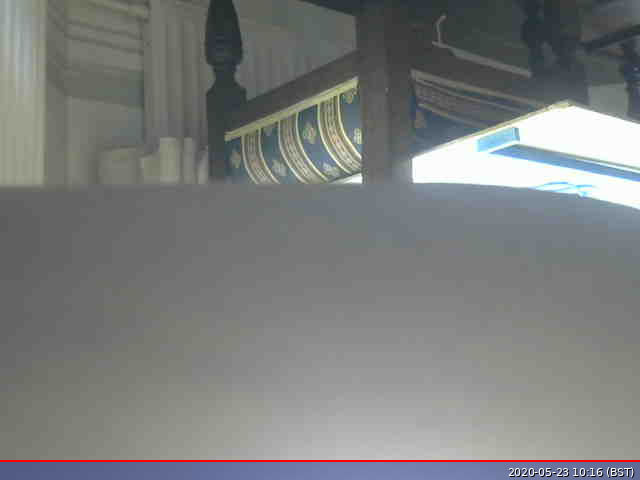
#> input picture PythonVision/image.jpg, 640 x 480 px, given in place of the camera
$ python phone_finder.py
#> lines starting #> are read from the running program, lines starting #| are printed output that depends on the picture; after the words box and inside, x2 and y2 are one past the last pixel; in counts of white or black regions, pixels touching at a corner belong together
### PythonVision/PhoneRecognition/get_video_frame_webcam.py
from threading import Thread
import cv2


class Camera:
    def __init__(self, camera):
        self.vid = cv2.VideoCapture(camera)
        success, self.frame = self.vid.read()
        if not success:
            raise Exception("No camera found!")
        self.stopped = False

    def start(self):
        Thread(target=self.get, args=()).start()
        return self

    def get(self):
        while not self.stopped:
            _, self.frame = self.vid.read()

    def stop(self):
        self.stopped = True
        self.vid.release()

### PythonVision/PhoneRecognition/helper_functions.py
import numpy as np
import cv2
import math


class Box:
    def __init__(self, cv_rect):
        orig_points = cv2.boxPoints(cv_rect)
        orig_points = np.int0(orig_points)
        size_x = math.sqrt((orig_points[1][0] - orig_points[0][0])**2 + (orig_points[1][1] - orig_points[0][1])**2)
        size_y = math.sqrt((orig_points[2][0] - orig_points[1][0])**2 + (orig_points[2][1] - orig_points[1][1])**2)
        self.points = orig_points.copy()
        if size_x > size_y:
            self.points[1] = orig_points[3]
            self.points[3] = orig_points[1]

    # [4 lines left out: function get_mid_line, not called in this run]


class Line:
    def __init__(self, point1, point2):
        self.point1 = point1
        self.point2 = point2

    def midpoint(self):
        return int(self.point1[0] + (self.point2[0] - self.point1[0])/2), int(self.point1[1] + (self.point2[1] - self.point1[1])/2)

    def points(self):
        return [self.point1, self.point2]

    def get_angle(self):
        return math.degrees(math.atan2((self.point2[1] - self.point1[1]), (self.point2[0] - self.point1[0]))) + 90

    # [40 lines left out: functions lowest_point, highest_point, left_point, right_point, extend_down, all_points_right_of_value, not called in this run]

    def get_length(self):
        return math.sqrt((self.point1[0]-self.point2[0])**2 + (self.point1[1]-self.point2[1])**2)


# [7 lines left out: function unwarp_calib, not called in this run]


def unwarp(img, m):
    h, w = img.shape[:2]
    return cv2.warpPerspective(img, m, (w, h), flags=cv2.INTER_LINEAR)

### PythonVision/PhoneRecognition/phone_finder.py
import cv2
import numpy as np
import xml.etree.ElementTree as ET
from helper_functions import Box, Line, unwarp, unwarp_calib
from get_video_frame_webcam import Camera


class ImageHandler:
    def __init__(self, cam_name, detect_edge=False):
#> called with cam_name = 'PhoneCam', detect_edge = False
        self.tree = ET.parse("cam_parameters.xml")
#> (reads PythonVision/PhoneRecognition/cam_parameters.xml from the repository)
        self.root = self.tree.getroot()
        self.camSetting = None
        for camSettings in self.root.findall("Camera"):
            if camSettings.get("name") == cam_name:
                self.camSetting = camSettings
                break
        if self.camSetting is not None:
            self.kernel_size = int(self.camSetting.find('KernelSize').text)
            self.kernel_size_erosion = int(self.camSetting.find('KernelSizeErosion').text)
            self.kernel_dilation = np.ones((self.kernel_size, self.kernel_size), np.uint8)
            self.kernel_erosion = np.ones((self.kernel_size_erosion, self.kernel_size_erosion), np.uint8)
            hsvParams = self.camSetting.find("HSVParams")
            self.hMin = int(hsvParams.find("hMin").text)
            self.sMin = int(hsvParams.find("sMin").text)
            self.vMin = int(hsvParams.find("vMin").text)
            self.hMax = int(hsvParams.find("hMax").text)
            self.sMax = int(hsvParams.find("sMax").text)
            self.vMax = int(hsvParams.find("vMax").text)
            self.lower = np.array([self.hMin, self.sMin, self.vMin])
            self.upper = np.array([self.hMax, self.sMax, self.vMax])
            self.scale_percent = int(self.camSetting.find("ScalePercent").text)
            self.min_phone_width = int(self.camSetting.find("MinPhoneWidth").text)
            self.max_phone_width = int(self.camSetting.find("MaxPhoneWidth").text)
            self.min_phone_height = int(self.camSetting.find("MinPhoneHeight").text)
            self.max_phone_height = int(self.camSetting.find("MaxPhoneHeight").text)
            self.unwarp_matrix = []
            for col in self.camSetting.find("PerspectiveMatrix").findall("col"):
                col_array = []
                for row in col.findall("row"):
                    col_array.append(float(row.text))
                self.unwarp_matrix.append(col_array)
#> in __init__, self.frame is the input picture: shape (480, 640, 3); mean B, G, R 124.8, 125.5, 123.3
            self.correct_warp = self.camSetting.find("CorrectWarp").text == "True"
            self.flip = self.camSetting.find("Flip").text == "True"
            self.crop_dist = float(self.camSetting.find("CropDistance").text)
            self.offset = (int(self.camSetting.find("OffsetCamera").find("x").text), int(self.camSetting.find("OffsetCamera").find("y").text))
        self.max_rail_angle_difference = 45  # max difference in degrees between two rails
        self.dist_between_rails_threshold = (60, 300)  # max difference in pixels between two rails
        self.width, self.height = 0, 0  # image width and height in px
        self.smooth_kernel = np.ones((5,5),np.float32)/25

    def display_image(self, images):
        while True:
            id = 0
            if len(images) < 5:
                for image in images:
                    cv2.imshow("Detect" + str(id), image)
                    id += 1
            else:
                cv2.imshow("Detect" + str(id), images)
            if cv2.waitKey(1) & 0xFF == ord('q'):
                cv2.destroyAllWindows()
                break

    def filter_image(self, img):
        # self.display_image(img)
        if self.flip:
            img = cv2.flip(img, 0)

        self.width = int(img.shape[1])
#> self.width = 640
        self.height = int(img.shape[0])
#> self.height = 480

        # Set minimum and max HSV values to display
        img_sharpened = cv2.filter2D(img, -1, self.smooth_kernel)
        # Create HSV Image and threshold into a range.
        hsv = cv2.cvtColor(img_sharpened, cv2.COLOR_BGR2HSV)
#> hsv: shape (480, 640, 3); mean H, S, V 39.8, 17.7, 128.9
        mask = cv2.inRange(hsv, self.lower, self.upper)
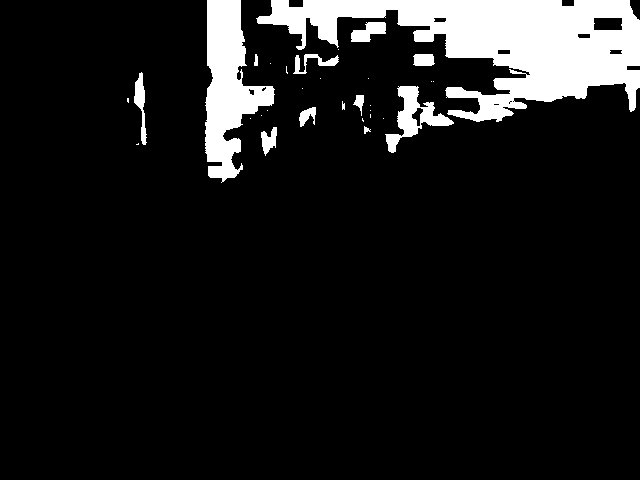
#> mask: shape (480, 640); 10.4% white; 31 white regions (18 under 20 px), largest, box (x1, y1, x2, y2) and area: (256, 0, 640, 122) 21680, (205, 0, 275, 183) 6526, (385, 86, 454, 153) 1495
        output = cv2.bitwise_and(img_sharpened, img_sharpened, mask=mask)
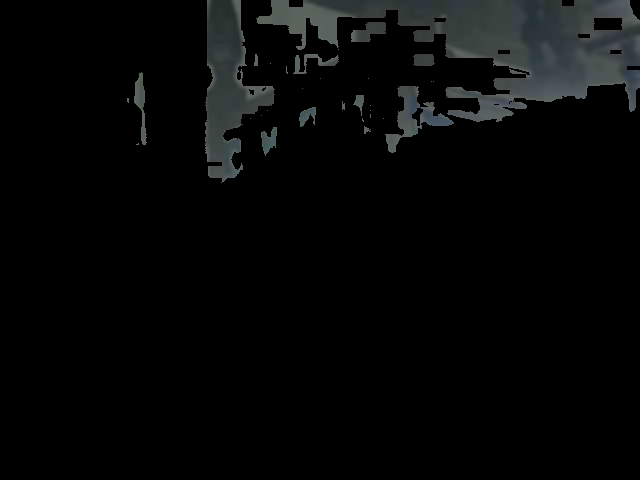
#> output: shape (480, 640, 3); mean B, G, R 7.7, 7.6, 6.8
        # self.display_image(output)
        gray = cv2.cvtColor(output, cv2.COLOR_BGR2GRAY)
        # self.display_image(gray)
        ret, thresh = cv2.threshold(gray, 0, 255, cv2.THRESH_BINARY+cv2.THRESH_OTSU)
#> ret = 0
        thresh[:int(self.height * self.crop_dist), :] = 0
        # img_dilation = cv2.dilate(thresh, self.kernel_dilation, iterations=1)
        img_erosion = cv2.erode(thresh, self.kernel_erosion, iterations=1)
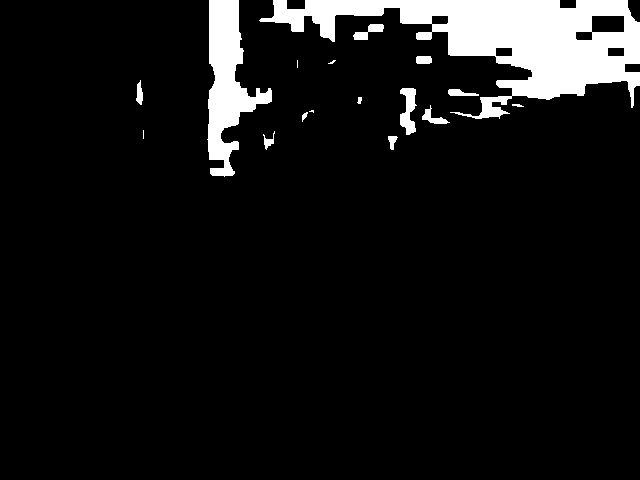
#> img_erosion: shape (480, 640); 8.2% white; 17 white regions (4 under 20 px), largest, box (x1, y1, x2, y2) and area: (259, 0, 640, 119) 18291, (207, 0, 272, 177) 5194, (400, 88, 417, 135) 492
        img_dilation = cv2.dilate(img_erosion, self.kernel_dilation, iterations=1)
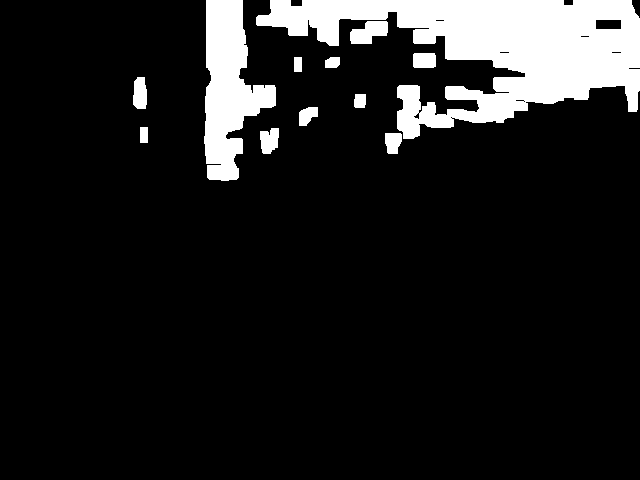
#> img_dilation: shape (480, 640); 11.6% white; 12 white regions
        # self.display_image(img_dilation)
        return img_dilation, img

    def find_phone(self, img):
        # # img = cv2.imread("bezem_v2_cropped.bmp")
        # # return img, img
        filtered, resized = self.filter_image(img)
        contours, hier = cv2.findContours(filtered, cv2.RETR_TREE, cv2.CHAIN_APPROX_SIMPLE)
#> contours = 21 contours, 7 with area under 20; largest, box (x1, y1, x2, y2) and area: (256, 0, 640, 139) 24804, (204, 0, 276, 181) 7041, (350, 21, 388, 44) 556, (133, 77, 147, 109) 348, (260, 128, 279, 154) 346
        for c in contours:

            rect = cv2.minAreaRect(c)
            size_x, size_y = min(rect[1]), max(rect[1])
            if self.min_phone_width < size_x < self.max_phone_width and self.min_phone_height < size_y < self.max_phone_height:
                epsilon = 0.001 * cv2.arcLength(c, True)
                approx = cv2.approxPolyDP(c, epsilon, True)
                hull = cv2.convexHull(approx)

                cv2.drawContours(resized, [hull], 0, (0, 255, 0), 1)
                rail = Box(rect)
                # convert all coordinates floating point values to int
                box = rail.points
                cv2.drawContours(resized, [box], 0, (0, 0, 255))
#> this loop made 21 passes
#> (epsilon, box) on pass 11: (1.72, [[639, 138], [639, 0], [256, 0], [256, 138]])
#> (epsilon, box) on pass 21: (0.592, [[273, 180], [203, 179], [206, 0], [276, 0]])
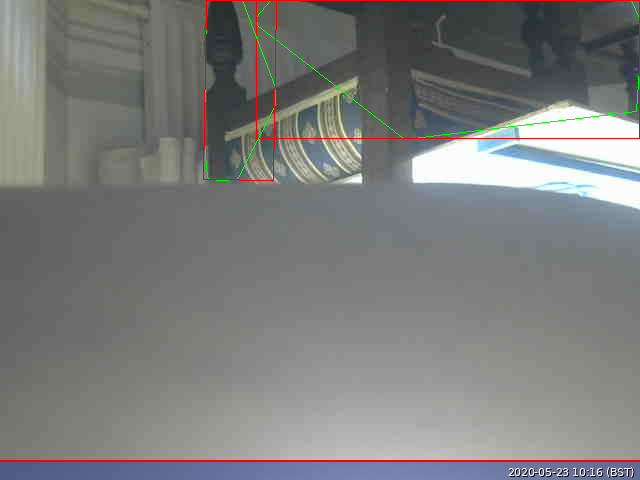
#> resized: shape (480, 640, 3); 0.71% of pixels changed, all inside (x1, y1, x2, y2) = (203, 0, 640, 181)
        return filtered, resized, None

    def nothing(self, x):
        pass

    def calib_hsv(self, image=None, cam_num=0):
        if image is None:
            cam = Camera(cam_num)
            cam.start()

        cv2.namedWindow('image')

        # create trackbars for color change
        cv2.createTrackbar('HMin', 'image', 0, 179, self.nothing)  # Hue is from 0-179 for Opencv
        cv2.createTrackbar('SMin', 'image', 0, 255, self.nothing)
        cv2.createTrackbar('VMin', 'image', 0, 255, self.nothing)
        cv2.createTrackbar('HMax', 'image', 0, 179, self.nothing)
        cv2.createTrackbar('SMax', 'image', 0, 255, self.nothing)
        cv2.createTrackbar('VMax', 'image', 0, 255, self.nothing)
        cv2.createTrackbar('KernelDilation', 'image', 0, 10, self.nothing)
        cv2.createTrackbar('KernelErosion', 'image', 0, 10, self.nothing)

        # Set default value for MAX HSV trackbars.
        cv2.setTrackbarPos('HMin', 'image', self.hMin)
        cv2.setTrackbarPos('SMin', 'image', self.sMin)
        cv2.setTrackbarPos('VMin', 'image', self.vMin)
        cv2.setTrackbarPos('HMax', 'image', self.hMax)
        cv2.setTrackbarPos('SMax', 'image', self.sMax)
        cv2.setTrackbarPos('VMax', 'image', self.vMax)
        cv2.setTrackbarPos('KernelDilation', 'image', self.kernel_size)
        cv2.setTrackbarPos('KernelErosion', 'image', self.kernel_size_erosion)
        if self.camSetting is not None:
            if image is not None:
                img_to_check = image
            while 1:
                if image is None:
                    img_to_check = cam.frame
                self.hMin = cv2.getTrackbarPos('HMin', 'image')
                self.sMin = cv2.getTrackbarPos('SMin', 'image')
                self.vMin = cv2.getTrackbarPos('VMin', 'image')

                self.hMax = cv2.getTrackbarPos('HMax', 'image')
                self.sMax = cv2.getTrackbarPos('SMax', 'image')
                self.vMax = cv2.getTrackbarPos('VMax', 'image')
                self.lower = np.array([self.hMin, self.sMin, self.vMin])
                self.upper = np.array([self.hMax, self.sMax, self.vMax])

                self.kernel_size = cv2.getTrackbarPos('KernelDilation', 'image')
                self.kernel_size_erosion = cv2.getTrackbarPos('KernelErosion', 'image')
                self.kernel_dilation = np.ones((self.kernel_size, self.kernel_size), np.uint8)
                self.kernel_erosion = np.ones((self.kernel_size_erosion, self.kernel_size_erosion), np.uint8)
                filtered, resized, _ = self.find_phone(img_to_check)
                cv2.imshow("Result:", filtered)
                cv2.imshow('image', cv2.resize(resized, (int(filtered.shape[1]/2), int(filtered.shape[0]/2)), cv2.INTER_AREA))
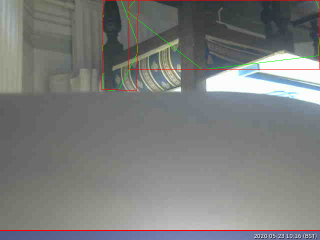
#> window 'image': shape (240, 320, 3); mean B, G, R 124, 125.3, 123.9
                if cv2.waitKey(1) & 0xFF == ord('q'):
#> (key q is pressed here)
                    cam.stop()
                    cv2.destroyAllWindows()
                    break

            hsvParams = self.camSetting.find("HSVParams")
            hsvParams.find("hMin").text = str(self.hMin)
            hsvParams.find("sMin").text = str(self.sMin)
            hsvParams.find("vMin").text = str(self.vMin)
            hsvParams.find("hMax").text = str(self.hMax)
            hsvParams.find("sMax").text = str(self.sMax)
            hsvParams.find("vMax").text = str(self.vMax)
            self.camSetting.find("KernelSize").text = str(self.kernel_size)
            self.camSetting.find("KernelSizeErosion").text = str(self.kernel_size_erosion)

            self.tree.write('cam_parameters.xml')
            print("Saved!")


if __name__ == "__main__":
    # numpy_image = cv2.imread("2022-06-23_14_57_51_353.bmp")
    img_handler = ImageHandler("PhoneCam")
    img_handler.calib_hsv(cam_num=0)
    # img_handler.calib_hsv(cam_num="1")
    #thres, image, _ = img_handler.find_rails(numpy_image)
    #img_handler.display_image((thres, image))
    # #
